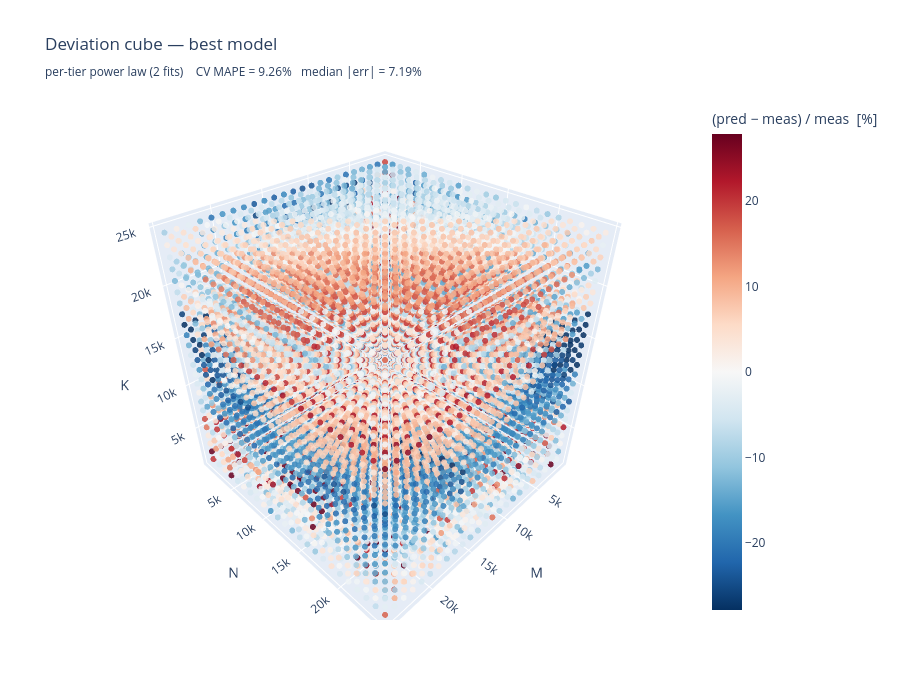

Notebook code for this chart:
### Code cell
# Interactive Plotly deviation cube for the best model.
fig = go.Figure(go.Scatter3d(
    x=cube['m'], y=cube['n'], z=cube['k'], mode='markers',
    marker=dict(
        size=3.5, color=cube['err_best_pct'],
        colorscale='RdBu_r', cmin=-vmax_b, cmax=vmax_b, cmid=0,
        opacity=0.85,
        colorbar=dict(title='(pred − meas) / meas  [%]'),
    ),
    customdata=np.stack([
        cube['Energy_J'].values,
        cube['E_best_pred'].values,
        cube['err_best_pct'].values,
    ], axis=-1),
    hovertemplate=(
        'M=%{x}, N=%{y}, K=%{z}<br>'
        'measured  = %{customdata[0]:.3f} J<br>'
        'predicted = %{customdata[1]:.3f} J<br>'
        'error     = %{customdata[2]:+.2f} %<extra></extra>'
    ),
))
fig.update_layout(
    title=(f'Deviation cube — best model<br>'
           f'<sub>{best_name}    CV MAPE = {best_mape:.2f}%   median |err| = {med_b:.2f}%</sub>'),
    scene=dict(xaxis_title='M', yaxis_title='N', zaxis_title='K'),
    height=700, width=900,
)
fig.show()

### Figure 1 — Plotly figure (JSON) as saved in the notebook; plotly's stock layout.template omitted (floating-point values rounded to 4 significant figures; data arrays with more than 128 entries replaced by an {"elided": "..."} marker saying what was removed)
{"data": [{"customdata": {"elided": "13824x3 float values"}, "hovertemplate": "M=%{x}, N=%{y}, K=%{z}<br>measured  = %{customdata[0]:.3f} J<br>predicted = %{customdata[1]:.3f} J<br>error     = %{customdata[2]:+.2f} %<extra></extra>", "marker": {"cmax": 27.8, "cmid": 0, "cmin": -27.8, "color": {"elided": "13824 float values"}, "colorbar": {"title": {"text": "(pred − meas) / meas  [%]"}}, "colorscale": [[0, "rgb(5,48,97)"], [0.1, "rgb(33,102,172)"], [0.2, "rgb(67,147,195)"], [0.3, "rgb(146,197,222)"], [0.4, "rgb(209,229,240)"], [0.5, "rgb(247,247,247)"], [0.6, "rgb(253,219,199)"], [0.7, "rgb(244,165,130)"], [0.8, "rgb(214,96,77)"], [0.9, "rgb(178,24,43)"], [1, "rgb(103,0,31)"]], "opacity": 0.85, "size": 3.5}, "mode": "markers", "type": "scatter3d", "x": {"elided": "13824 int values"}, "y": {"elided": "13824 int values"}, "z": {"elided": "13824 int values"}}], "layout": {"height": 700, "scene": {"xaxis": {"title": {"text": "M"}}, "yaxis": {"title": {"text": "N"}}, "zaxis": {"title": {"text": "K"}}}, "title": {"text": "Deviation cube — best model<br><sub>per-tier power law (2 fits)    CV MAPE = 9.26%   median |err| = 7.19%</sub>"}, "width": 900}}
